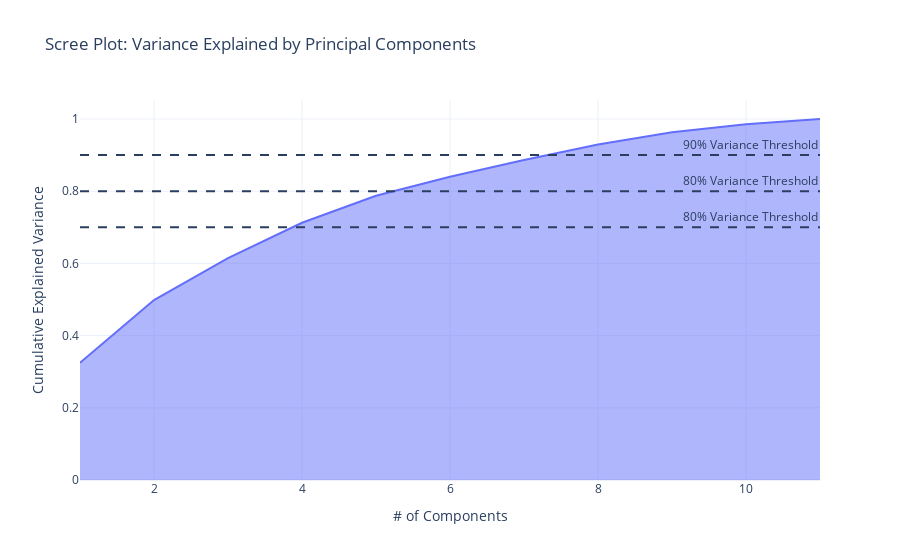

Source (notebook cell):
### Code cell
exp_var_cumul = np.cumsum(pca.explained_variance_ratio_)

fig_scree = px.area(
    x=range(1, exp_var_cumul.shape[0] + 1),
    y=exp_var_cumul,
    labels={"x": "# of Components", "y": "Cumulative Explained Variance"},
    title="Scree Plot: Variance Explained by Principal Components",
    template='plotly_white'
)
fig_scree.add_hline(y=0.9, line_dash="dash", annotation_text="90% Variance Threshold")
fig_scree.add_hline(y=0.8, line_dash="dash", annotation_text="80% Variance Threshold")
fig_scree.add_hline(y=0.7, line_dash="dash", annotation_text="80% Variance Threshold")
fig_scree.show()

### Figure 1 — Plotly figure (JSON) as saved in the notebook; plotly's stock layout.template omitted (floating-point values rounded to 4 significant figures)
{"data": [{"fillpattern": {"shape": ""}, "hovertemplate": "# of Components=%{x}<br>Cumulative Explained Variance=%{y}<extra></extra>", "legendgroup": "", "line": {"color": "#636efa"}, "marker": {"symbol": "circle"}, "mode": "lines", "name": "", "orientation": "v", "showlegend": false, "stackgroup": "1", "type": "scatter", "x": [1, 2, 3, 4, 5, 6, 7, 8, 9, 10, 11], "xaxis": "x", "y": [0.3249, 0.4984, 0.6144, 0.7125, 0.7872, 0.8399, 0.8866, 0.9292, 0.9635, 0.9853, 1], "yaxis": "y"}], "layout": {"annotations": [{"showarrow": false, "text": "90% Variance Threshold", "x": 1, "xanchor": "right", "xref": "x domain", "y": 0.9, "yanchor": "bottom", "yref": "y"}, {"showarrow": false, "text": "80% Variance Threshold", "x": 1, "xanchor": "right", "xref": "x domain", "y": 0.8, "yanchor": "bottom", "yref": "y"}, {"showarrow": false, "text": "80% Variance Threshold", "x": 1, "xanchor": "right", "xref": "x domain", "y": 0.7, "yanchor": "bottom", "yref": "y"}], "legend": {"tracegroupgap": 0}, "shapes": [{"line": {"dash": "dash"}, "type": "line", "x0": 0, "x1": 1, "xref": "x domain", "y0": 0.9, "y1": 0.9, "yref": "y"}, {"line": {"dash": "dash"}, "type": "line", "x0": 0, "x1": 1, "xref": "x domain", "y0": 0.8, "y1": 0.8, "yref": "y"}, {"line": {"dash": "dash"}, "type": "line", "x0": 0, "x1": 1, "xref": "x domain", "y0": 0.7, "y1": 0.7, "yref": "y"}], "title": {"text": "Scree Plot: Variance Explained by Principal Components"}, "xaxis": {"anchor": "y", "domain": [0, 1], "title": {"text": "# of Components"}}, "yaxis": {"anchor": "x", "domain": [0, 1], "title": {"text": "Cumulative Explained Variance"}}}}
